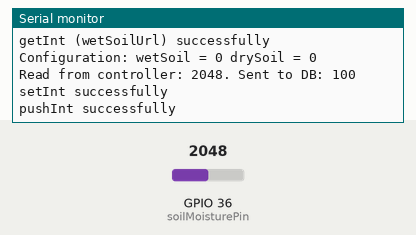
Recording of a sketch running on a simulated ESP32. On the bench: the last lines printed to the serial monitor. The test bench sets the inputs (shaded band); at power-on: GPIO 36 (soilMoisturePin) = 2048. WiFi joins after 1.5 s; servers stay silent unless stated; the Firebase database answers and starts empty.

Above: at 3.0 s.
3.1 s: GPIO 36 (soilMoisturePin) set to 2866
At 6.99 s:
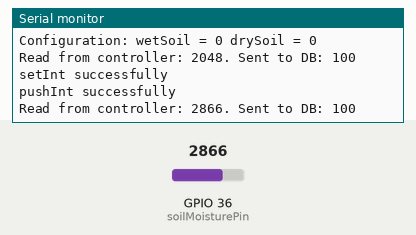
9.1 s: GPIO 36 (soilMoisturePin) set to 3603
At 12.14 s:
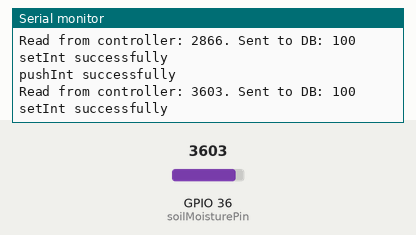
Timing chart, 0 to 13.6 s (numbered marks = the images above; inputs shaded):
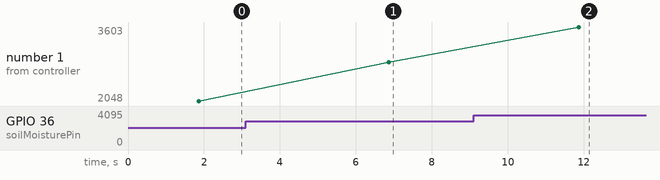

Measured:
- after the input at 3.1 s, the serial monitor: prints a new line after 3.8 s (image 1)
- after the input at 9.1 s, the serial monitor: prints a new line after 2.8 s (image 2)
- plotted number 1: 2048 → 2866 after the input at 3.1 s, 2866 → 3603 after the input at 9.1 s

The sketch:

soil_measurement.ino
```cpp
#include <Arduino.h>
#include <Firebase_ESP_Client.h>
#include <WiFiManager.h> // Connect to Wi-Fi using html config file
// Provide the token generation process info.
#include "addons/TokenHelper.h"
// Provide the RTDB payload printing info and other helper functions.
#include "addons/RTDBHelper.h"

const char* webAPIKey = "AIzaSyBfcRrSCqfqCui2Fkt1DlTHaTZTBx0sAIQ";
const char* databaseUrl = "https://greenguardian-app-default-rtdb.europe-west1.firebasedatabase.app/";

FirebaseData fbdo;
FirebaseAuth auth;
FirebaseConfig config;
#define soilMoisturePin A0
String macAddress;

unsigned long previousMillis = 0;
const unsigned long interval = 5000; // 0.5 second(s) interval
int soilMoisture, drySoil = 5, wetSoil = 700; // backup values
bool signupOK = true;
String plantName, uid, url_currentData, url_statistics;

WiFiManagerParameter customFirebaseEmail("firebaseEmail", "Firebase User Email", "", 40);
WiFiManagerParameter customFirebasePassword("firebasePassword", "Firebase User Password", "", 40);
WiFiManagerParameter customPlantName("firebasePlantName", "User Plant Name", "", 40);

int convertRawDataToPrecentages(int rawValue)
{
  const float range = wetSoil - drySoil;

  if (rawValue < drySoil)
    return 0;
  else if (rawValue > wetSoil)
    return 100;
  else
    return (((rawValue - drySoil) / (float)range) * 100);
}

void accessWiFiUsingManager(WiFiManager& wifiManager)
{
  // clear the Wi-Fi credentials from the flash memory to disable auto-connect
  wifiManager.resetSettings();

  // Add custom parameters to the configuration page
  wifiManager.addParameter(&customFirebaseEmail);
  wifiManager.addParameter(&customFirebasePassword);
  wifiManager.addParameter(&customPlantName);

  // set custom ip for portal
  wifiManager.setAPStaticIPConfig(IPAddress(10,0,1,1), IPAddress(10,0,1,1), IPAddress(255,255,255,0)); // new func name instead of setAPConfig
  // Disable auto-connect to previously logged Wi-Fi network
  WiFi.persistent(false);
  // 4 minutes until timeout
  wifiManager.setTimeout(240);
  // Attempt to connect to Wi-Fi
  wifiManager.autoConnect("GreenGuardian"); // blocking until connected
  // Inform user for a successful connection
  Serial.println("Connected.");
}

void setup()
{
  Serial.begin(9600);
  Serial.println("Firmware version: 1.0.0");
  WiFiManager wifiManager;

  accessWiFiUsingManager(wifiManager);

  // Retrieve and print the MAC address
  macAddress = WiFi.macAddress();
  macAddress.replace(":", "");
  Serial.println("MAC Address: " + macAddress);

  config.api_key = webAPIKey;
  config.database_url = databaseUrl;

  plantName = customPlantName.getValue();
  auth.user.email = customFirebaseEmail.getValue();
  auth.user.password = customFirebasePassword.getValue();
  config.token_status_callback = tokenStatusCallback;
  Firebase.begin(&config, &auth);
  Firebase.reconnectWiFi(true);

  // Getting the user UID might take a few seconds
  Serial.println("Getting User UID");
  while ((auth.token.uid) == "")
  {
    Serial.print('.');
    delay(1000);
  }
  uid = auth.token.uid.c_str();

  url_currentData = "/Users/" + uid + "/plants/" + String(customPlantName.getValue()) + "/currentHumidity";
  url_statistics = "/Users/" + uid + "/plants/" + customPlantName.getValue() + "/statsHumidity";

  Serial.println("Begin firebase: User name: " + String(customFirebaseEmail.getValue()) + " Password: " + String(customFirebasePassword.getValue()) + " Uid: " + uid);

  // Get Configuration data from server
  String drySoilUrl = "Configuration/drySoil";
  String wetSoilUrl = "Configuration/wetSoil";
  Serial.println(Firebase.RTDB.getInt(&fbdo, drySoilUrl.c_str(), &drySoil) ? "getInt (drySoilUrl) successfully" : fbdo.errorReason().c_str());
  Serial.println(Firebase.RTDB.getInt(&fbdo, wetSoilUrl.c_str(), &wetSoil) ? "getInt (wetSoilUrl) successfully" : fbdo.errorReason().c_str());
  Serial.println("Configuration: wetSoil = " + String(wetSoil) + " drySoil = " + String(drySoil));
}

void loop()
{
  if (Firebase.ready() && signupOK && (millis() -  previousMillis > interval || previousMillis == 0)) // create delay without using delay()
  {
    previousMillis = millis();
    // Read the analog input value from the sensor and convert to precentages and log
    int soilAnalog = analogRead(soilMoisturePin);
    soilMoisture = convertRawDataToPrecentages(soilAnalog);
    Serial.println("Read from controller: " + String(soilAnalog) + ". Sent to DB: " + String(soilMoisture));

    // replace the current value for real-time value
    Serial.println(Firebase.RTDB.setInt(&fbdo, url_currentData.c_str(), soilMoisture) ? "setInt successfully" : fbdo.errorReason().c_str());

    // add values to create statistics
    Serial.println(Firebase.RTDB.pushInt(&fbdo, url_statistics.c_str(), soilMoisture) ? "pushInt successfully" : fbdo.errorReason().c_str());
  }
}
```
